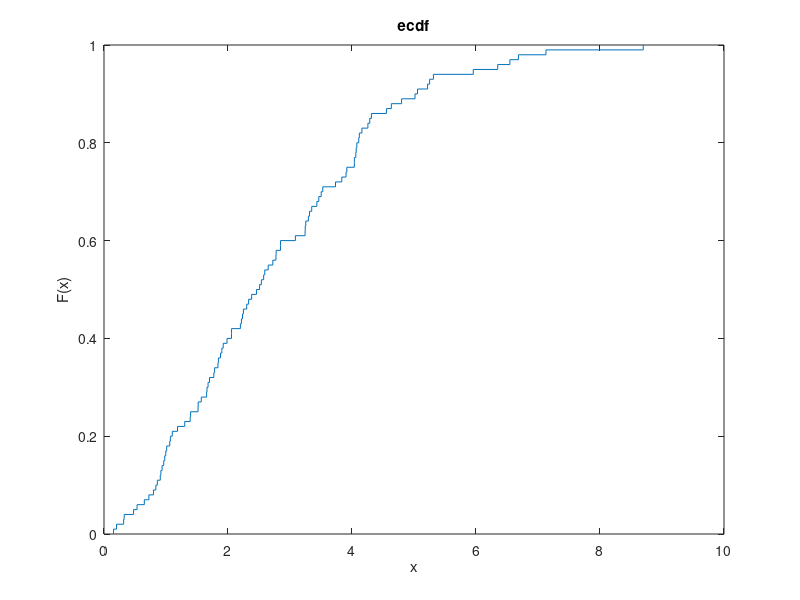

This figure's MATLAB source: (Note: this script raises an error after producing the figure.)
%Simulation of random variables
clc
close all
clear 

%Инициализация переменных 
N=100;
Xn=zeros(1,N);
Yn=zeros(1,N);
D=zeros(1,N);

%Задание const
c=0.66464;
b=0.52752;k=0.26041;x0=1.1294;
p_53=0.29411;
S=0.88023;S1=0.16608;
c1=0.146192;c2=0.225386;

%Моделирование Xn
for i=1:N
    Unx=rand; 
    if(Unx<=c1)
        Xn(i)=sqrt(1.27554*rand);
    end
    if((c1<Unx)&&(Unx<=c1+c2))
        Xn(i)=(2-x0)*rand+x0;
    end
    if(Unx>c1+c2)
       Unxt=rand; 
       if(Unxt<=0.4)
          Xn(i)=-log(rand)+2;
       end
       if ((0.4<Unxt)&&(Unxt<=0.8))
           Xn(i)=-log(rand*rand())+2;
       end
       if(Unxt>0.8)
           Xn(i)=-log(rand*rand*rand)+2;
       end
    end
end

%Моделирование Yn
for i=1:N
   Uny=rand();
    if (Xn(i)<=x0)&&(Uny <(2.55225*Xn(i)^(2/3)*exp(-Xn(i))))
        Yn(i)=Uny*k*Xn(i);
    end
    if (Xn(i)>x0 &&Xn(i)<=2 && Uny<(c/p_53)*Xn(i)^(5/3)*exp(-Xn(i)))
        Xn(i)=Xn(i);
        Yn(i)=Uny*p_53;
    end
    if (Xn(i)>2 && Uny<(c/b)*Xn(i)^(-1/3)) 
        Xn(i)=Xn(i);
        Yn(i)=Uny*b*Xn(i)^2*exp(-Xn(i));
    end
 
end

%Вывод графиков

var=sort(Xn);
figure(1)
ecdf(var);
hold on 
x2=0:0.01:10;
y2=gamcdf(x2,8/3,1);
plot(x,y2,'k')
hold off
grid on
legend('Эмпирическая ф.р.','Предполагаемая ф.р.')

%Проверка гипотизы по критерию Колмогорова
for i=1:N
    D(1,i)=max(abs(gamcdf(var(i),8/3,1)-(i-1)/N),abs(i/N-gamcdf(var(i),8/3,1)));
end

D_Kolmogor=max(D)*sqrt(N)
